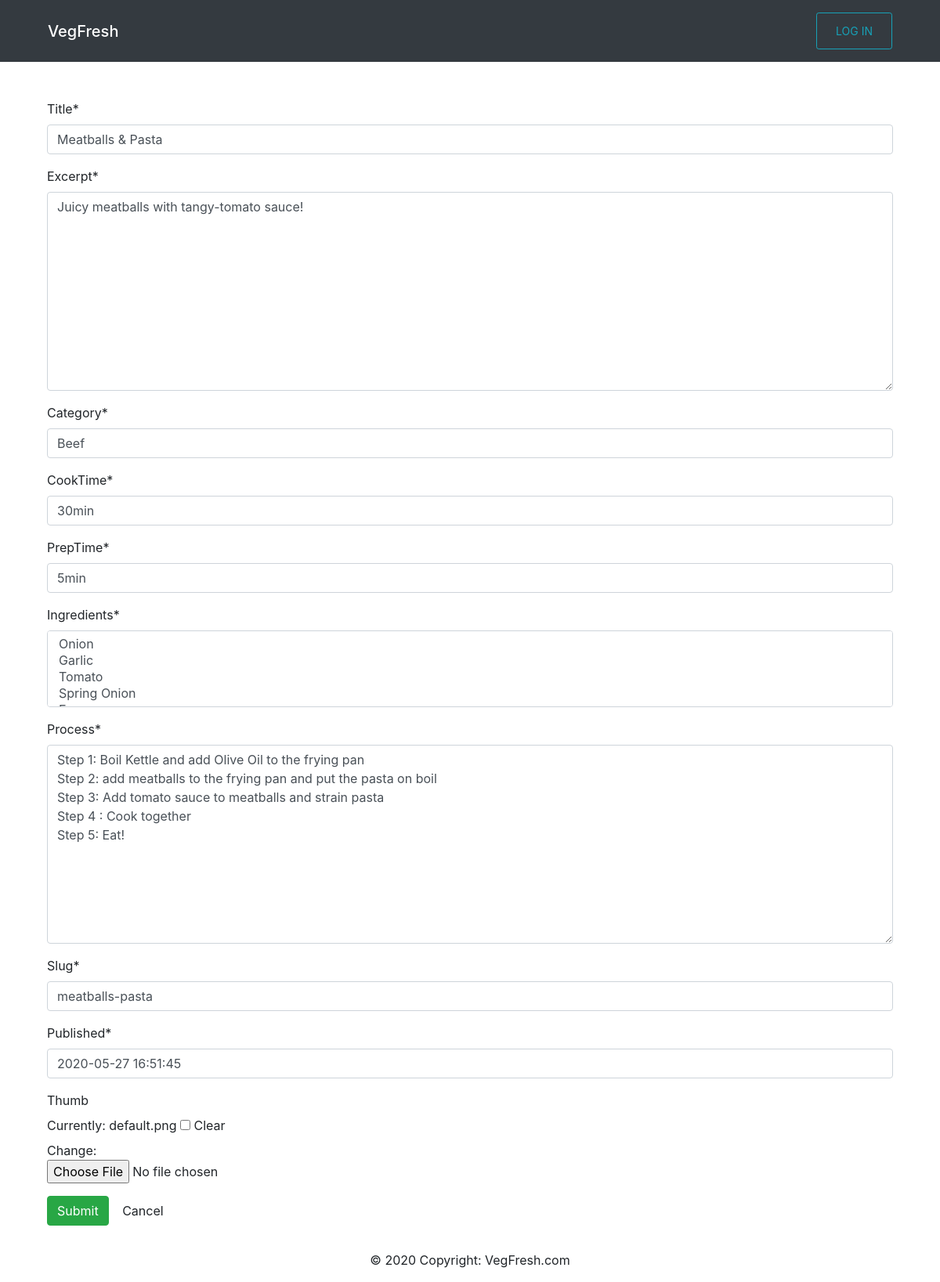
Page /edit/2/ on the committed database.
### core/models.py (models this page shows, shortened)
class Core(models.Model):
    title = models.CharField(max_length=200)
    excerpt = models.TextField(null=True)
    category = models.CharField(max_length=10)
    cookTime = models.CharField(max_length=20)
    prepTime = models.CharField(max_length=20)
    ingredients = models.ManyToManyField(Ingredient)
    process = models.TextField(null=True)
    slug = models.SlugField(max_length=100, unique=True)
    updated = models.DateTimeField(auto_now=True)
    published = models.DateTimeField(default=timezone.now)
    thumb = models.ImageField(default='default.png', blank=True)
    class Meta:
        ordering = ['-published']

### core/views.py (the view)
# urls.py: path('edit/<int:pk>/', views.EditView.as_view(), name='edit'),
class EditView(UpdateView):
    model = Core
    template_name = 'core/edit.html'
    fields = '__all__'
    pk_url_kwarg = 'pk'
    success_url = reverse_lazy('core:posts')

### core/models.py (called while the page is built)
    def __str__(self):
        return self.IngName

### templates/core/edit.html (shortened to what this page needs)
{% extends 'core/base.html' %}
{% load crispy_forms_tags %}
{% block content %}
<div class="container pt-5">
    <form method="post" class="bootstrap4" novalidate>
        {% for field in form.visible_fields %}
        <div class="form-group">
            {{ field|as_crispy_field }}
        </div>
        {% endfor %}
        <div class="form-group">
            <button type="submit" class="btn btn-success">
                 Submit
            </button>
            <a href="{% url 'core:posts' %}" class="btn btn-default">Cancel</a>
        </div>
    </form>
</div>
{% endblock %}

### static/CSS/Navbar/style.css (style rules this page uses)
a { color:inherit !important; text-decoration: none !important; }

### rows in the picture
Core: visible_fields "Meatballs & Pasta" "Juicy meatballs with tangy-tomato sauce!" "Beef" "30min" "5min" "Step 1: Boil Kettle and add Olive Oil to the frying pan Step 2: add meatballs to the frying pan and put the pasta on boil Step 3: Add tomato sauce to meatballs and strain pasta Step 4 : Cook together Step 5: Eat!" "meatballs-pasta" "2020-05-27 16:51:45"
